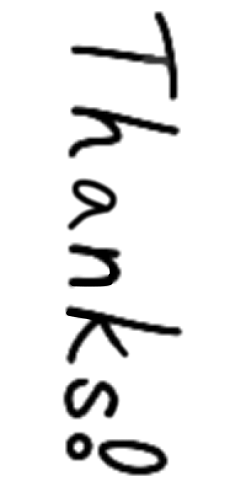
#> input picture Util/thanks.png, 246 x 492 px
$ python dbscan.py
#> lines starting #> are read from the running program, lines starting #| are printed output that depends on the picture; after the words box and inside, x2 and y2 are one past the last pixel; in counts of white or black regions, pixels touching at a corner belong together
import numpy as np
import matplotlib.pyplot as plt

from collections import Counter
from sklearn.datasets import make_blobs
from sklearn.metrics.cluster import completeness_score, homogeneity_score, v_measure_score

MAX, DIM, EPS = 400, 2, 20
UNCLASSIFIED = 0
NOISE = -1
colorset = 'gg'*10

def _dist(p, q):
	return np.power(p-q, 2).sum()

def _region_query(m, point_id, eps):
    inRegion = []
    for i in range(m.shape[0]):
        if _dist(m[point_id, :], m[i, :]) < eps**2:
            inRegion.append(i)
    return inRegion

def _expand_cluster(m, _labels, curPoint, cluster_id, eps, min_points):
    global ax
    curRegion = _region_query(m, curPoint, eps)
    if len(curRegion) < min_points:
        _labels[curPoint] = NOISE
        return False
    else:
        _labels[curPoint] = cluster_id
        for inRegion in curRegion:
            _labels[inRegion] = cluster_id

        while len(curRegion) > 0:
            current_point = curRegion[0]
            results = _region_query(m, current_point, eps)

            if len(results) >= min_points:
                for result_point in results:
                    if  _labels[result_point] == UNCLASSIFIED or \
                        _labels[result_point] == NOISE:
                        if _labels[result_point] == UNCLASSIFIED:
                            curRegion.append(result_point)
                        _labels[result_point] = cluster_id

            plt.plot(m[current_point, 0], poi[current_point, 1], colorset[_labels[current_point]]+'.')
            ax.add_patch(plt.Circle(tuple(m[current_point]), EPS//2, color=colorset[_labels[current_point]], alpha=0.03, fill=True))
            curRegion = curRegion[1:]
            plt.pause(0.005)

        plt.draw()
        return True

def myDBSCAN(m: np.ndarray, eps: float, min_points: int) -> np.array:
    """
    Input:
    m - input vector
    eps - radius in range
    min_points - minimum points to form a cluster

    Output:
    labeled list
    """
    cluster_id = 1
    n_points = m.shape[0]
    #print(n_points)
    pointLabels = np.zeros((n_points,), dtype=int)

    for point_id in range(n_points):
        if pointLabels[point_id] == UNCLASSIFIED:
            if _expand_cluster(m, pointLabels, point_id, cluster_id, eps, min_points):
                cluster_id += 1
            else:
                plt.plot(m[point_id, 0], poi[point_id, 1], 'kx')
    return pointLabels

if __name__== "__main__" :
    from PIL import Image
    image = Image.open("./Util/thanks.png") # open colour image
#> image is the input picture: PIL image 246x492 L; min 0, max 255, mean 235.6
    image = np.array(image.convert('1')) # convert image to black and white
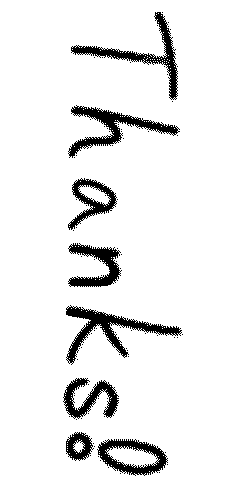
#> image: shape (492, 246) bool; 92.5% white; 87 black regions (79 under 20 px), largest, box (x1, y1, x2, y2) and area: (66, 305, 182, 365) 1654, (68, 105, 180, 158) 1483, (71, 12, 178, 100) 1388
    poi = np.argwhere(image==0)
#> poi = 9123 pairs, first value 12 to 475, second value 63 to 182
    print(poi.shape)
#| (9123, 2)
    poi = poi[::23]
#> poi = 397 pairs, first value 12 to 474, second value 63 to 180
    print(poi.shape)
#| (397, 2)
    # poi, true_labels = make_blobs(MAX, DIM, centers=4)
    global ax
    ax = plt.gca()
    ax.set_aspect('equal', adjustable='datalim')

    plt.grid(color='k', linestyle='-.', linewidth=0.5)
    plt.scatter(poi[:, 0], poi[:, 1], s=2, c='k')
    plt.pause(4)
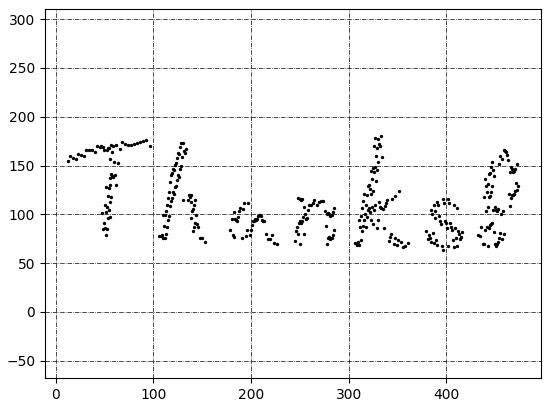
#> figure drawn by matplotlib, 1 panel
    # for p in poi:
    #     ax.add_patch(plt.Circle(tuple(p), EPS, color='k', alpha=0.1, fill=False))
    labels = myDBSCAN(poi, EPS, 13)
#> the loop in myDBSCAN, `for point_id in range(n_points):` made 397 passes
#> after the loop in myDBSCAN, `for point_id in range(n_points):`: cluster_id = 7
#> labels = 397 values, max 6 at index 283, min -1 at index 123, mean 3.84
    print(dict(Counter(labels)))
#| {1: 61, 2: 62, -1: 4, 3: 38, 4: 46, 5: 72, 6: 114}
    # plt.scatter(poi[:, 0], poi[:, 1], s=4, c=[colorset[i]for i in labels])

    plt.show()
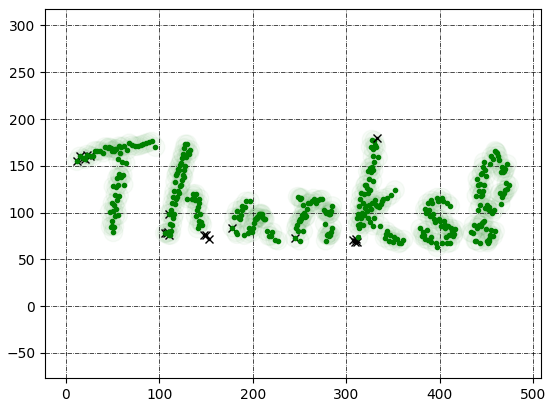
#> figure drawn by matplotlib, 1 panel
